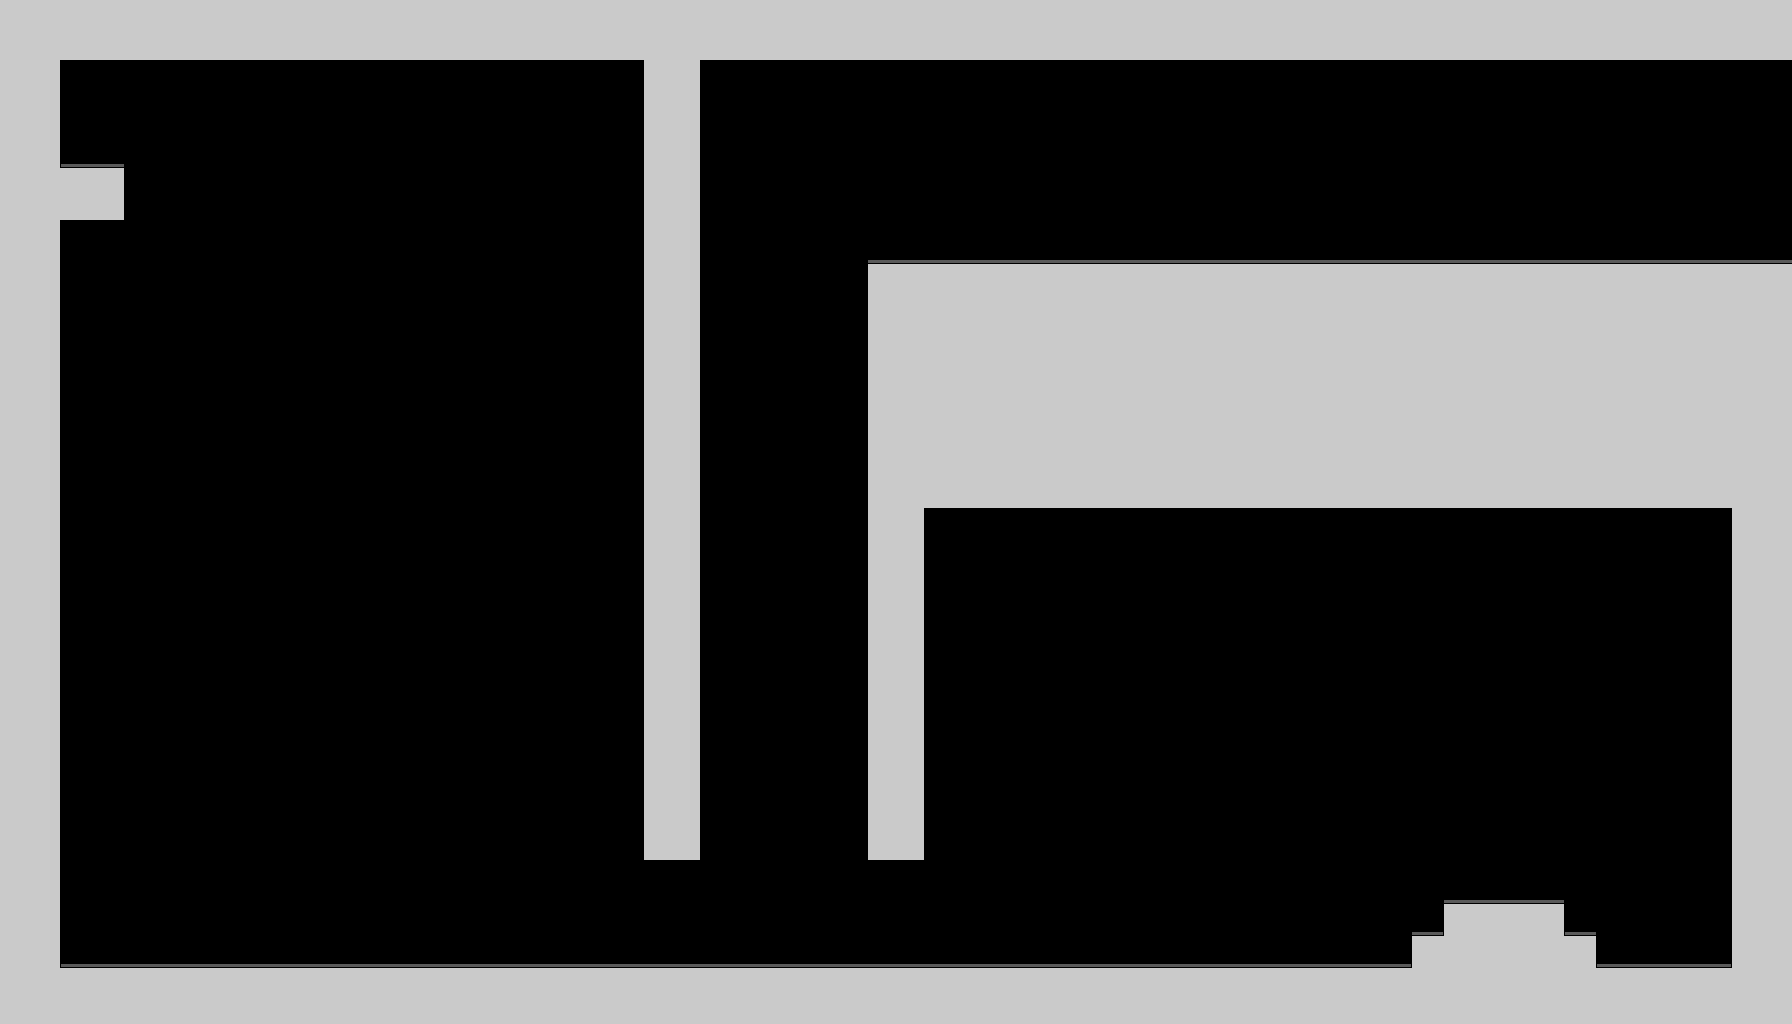

Tiled map render using the project's own tile images. Description and the whole map definition, tile-layer contents included, below:
An orthogonal 56x32 tile map with 32x32 px tiles, 1 tile layer (main-layer) and 6 objects (Player, background::Parallax, collectibles::Powerup, collectibles::GoldenToken, props::MessageSign, ...).

<map version="1.2" tiledversion="1.2.4" orientation="orthogonal" renderorder="right-down" width="56" height="32" tilewidth="32" tileheight="32" infinite="0" nextlayerid="4" nextobjectid="11">
 <properties>
  <property name="tileset" value="level1" />
 </properties>
 <tileset firstgid="1" name="tilemap1" tilewidth="32" tileheight="32" tilecount="40" columns="5">
  <image source="tilemap1.png" width="160" height="256" />
  <terraintypes>
   <terrain name="terrain" tile="-1" />
  </terraintypes>
  <tile id="0" terrain=",,,0" />
  <tile id="1" terrain=",,0,0" />
  <tile id="2" terrain=",,0," />
  <tile id="3" terrain=",0,0,0" />
  <tile id="4" terrain="0,,0,0" />
  <tile id="5" terrain=",0,,0" />
  <tile id="6" terrain="0,0,0,0" />
  <tile id="7" terrain="0,,0," />
  <tile id="8" terrain="0,0,,0" />
  <tile id="9" terrain="0,0,0," />
  <tile id="10" terrain=",0,," />
  <tile id="11" terrain="0,0,," />
  <tile id="12" terrain="0,,," />
 </tileset>
 <layer id="1" name="main-layer" width="56" height="32">
  <data encoding="csv">
7,7,7,7,7,7,7,7,7,7,7,7,7,7,7,7,7,7,7,7,7,7,7,7,7,7,7,7,7,7,7,7,7,7,7,7,7,7,7,7,7,7,7,7,7,7,7,7,7,7,7,7,7,7,7,7,
7,10,12,12,12,12,12,12,12,12,12,12,12,12,12,12,12,12,12,12,9,10,12,12,12,12,12,12,12,12,12,12,12,12,12,12,12,12,12,12,12,12,12,12,12,12,12,12,12,12,12,12,12,12,12,12,
7,8,0,0,0,0,0,0,0,0,0,0,0,0,0,0,0,0,0,0,6,8,0,0,0,0,0,0,0,0,0,0,0,0,0,0,0,0,0,0,0,0,0,0,0,0,0,0,0,0,0,0,0,0,0,0,
7,8,0,0,0,0,0,0,0,0,0,0,0,0,0,0,0,0,0,0,6,8,0,0,0,0,0,0,0,0,0,0,0,0,0,0,0,0,0,0,0,0,0,0,0,0,0,0,0,0,0,0,0,0,0,0,
7,8,0,0,0,0,0,0,0,0,0,0,0,0,0,0,0,0,0,0,6,8,0,0,0,0,0,0,0,0,0,0,0,0,0,0,0,0,0,0,0,0,0,0,0,0,0,0,0,0,0,0,0,0,0,0,
7,5,2,3,0,0,0,0,0,0,0,0,0,0,0,0,0,0,0,0,6,8,0,0,0,0,0,0,0,0,0,0,0,0,0,0,0,0,0,0,0,0,0,0,0,0,0,0,0,0,0,0,0,0,0,0,
7,10,12,13,0,0,0,0,0,0,0,0,0,0,0,0,0,0,0,0,6,8,0,0,0,0,0,0,0,0,0,0,0,0,0,0,0,0,0,0,0,0,0,0,0,0,0,0,0,0,0,0,0,0,0,0,
7,8,0,0,0,0,0,0,0,0,0,0,0,0,0,0,0,0,0,0,6,8,0,0,0,0,0,0,0,0,0,0,0,0,0,0,0,0,0,0,0,0,0,0,0,0,0,0,0,0,0,0,0,0,0,0,
7,8,0,0,0,0,0,0,0,0,0,0,0,0,0,0,0,0,0,0,6,8,0,0,0,0,0,1,2,2,2,2,2,2,2,2,2,2,2,2,2,2,2,2,2,2,2,2,2,2,2,2,2,2,2,2,
7,8,0,0,0,0,0,0,0,0,0,0,0,0,0,0,0,0,0,0,6,8,0,0,0,0,0,6,7,7,7,7,7,7,7,7,7,7,7,7,7,7,7,7,7,7,7,7,7,7,7,7,7,7,7,7,
7,8,0,0,0,0,0,0,0,0,0,0,0,0,0,0,0,0,0,0,6,8,0,0,0,0,0,6,7,7,7,7,7,7,7,7,7,7,7,7,7,7,7,7,7,7,7,7,7,7,7,7,7,7,7,7,
7,8,0,0,0,0,0,0,0,0,0,0,0,0,0,0,0,0,0,0,6,8,0,0,0,0,0,6,7,7,7,7,7,7,7,7,7,7,7,7,7,7,7,7,7,7,7,7,7,7,7,7,7,7,7,7,
7,8,0,0,0,0,0,0,0,0,0,0,0,0,0,0,0,0,0,0,6,8,0,0,0,0,0,6,7,7,7,7,7,7,7,7,7,7,7,7,7,7,7,7,7,7,7,7,7,7,7,7,7,7,7,7,
7,8,0,0,0,0,0,0,0,0,0,0,0,0,0,0,0,0,0,0,6,8,0,0,0,0,0,6,7,7,7,7,7,7,7,7,7,7,7,7,7,7,7,7,7,7,7,7,7,7,7,7,7,7,7,7,
7,8,0,0,0,0,0,0,0,0,0,0,0,0,0,0,0,0,0,0,6,8,0,0,0,0,0,6,7,7,7,7,7,7,7,7,7,7,7,7,7,7,7,7,7,7,7,7,7,7,7,7,7,7,7,7,
7,8,0,0,0,0,0,0,0,0,0,0,0,0,0,0,0,0,0,0,6,8,0,0,0,0,0,6,10,12,12,12,12,12,12,12,12,12,12,12,12,12,12,12,12,12,12,12,12,12,12,12,12,12,9,7,
7,8,0,0,0,0,0,0,0,0,0,0,0,0,0,0,0,0,0,0,6,8,0,0,0,0,0,6,8,0,0,0,0,0,0,0,0,0,0,0,0,0,0,0,0,0,0,0,0,0,0,0,0,0,6,7,
7,8,0,0,0,0,0,0,0,0,0,0,0,0,0,0,0,0,0,0,6,8,0,0,0,0,0,6,8,0,0,0,0,0,0,0,0,0,0,0,0,0,0,0,0,0,0,0,0,0,0,0,0,0,6,7,
7,8,0,0,0,0,0,0,0,0,0,0,0,0,0,0,0,0,0,0,6,8,0,0,0,0,0,6,8,0,0,0,0,0,0,0,0,0,0,0,0,0,0,0,0,0,0,0,0,0,0,0,0,0,6,7,
7,8,0,0,0,0,0,0,0,0,0,0,0,0,0,0,0,0,0,0,6,8,0,0,0,0,0,6,8,0,0,0,0,0,0,0,0,0,0,0,0,0,0,0,0,0,0,0,0,0,0,0,0,0,6,7,
7,8,0,0,0,0,0,0,0,0,0,0,0,0,0,0,0,0,0,0,6,8,0,0,0,0,0,6,8,0,0,0,0,0,0,0,0,0,0,0,0,0,0,0,0,0,0,0,0,0,0,0,0,0,6,7,
7,8,0,0,0,0,0,0,0,0,0,0,0,0,0,0,0,0,0,0,6,8,0,0,0,0,0,6,8,0,0,0,0,0,0,0,0,0,0,0,0,0,0,0,0,0,0,0,0,0,0,0,0,0,6,7,
7,8,0,0,0,0,0,0,0,0,0,0,0,0,0,0,0,0,0,0,6,8,0,0,0,0,0,6,8,0,0,0,0,0,0,0,0,0,0,0,0,0,0,0,0,0,0,0,0,0,0,0,0,0,6,7,
7,8,0,0,0,0,0,0,0,0,0,0,0,0,0,0,0,0,0,0,6,8,0,0,0,0,0,6,8,0,0,0,0,0,0,0,0,0,0,0,0,0,0,0,0,0,0,0,0,0,0,0,0,0,6,7,
7,8,0,0,0,0,0,0,0,0,0,0,0,0,0,0,0,0,0,0,6,8,0,0,0,0,0,6,8,0,0,0,0,0,0,0,0,0,0,0,0,0,0,0,0,0,0,0,0,0,0,0,0,0,6,7,
7,8,0,0,0,0,0,0,0,0,0,0,0,0,0,0,0,0,0,0,6,8,0,0,0,0,0,6,8,0,0,0,0,0,0,0,0,0,0,0,0,0,0,0,0,0,0,0,0,0,0,0,0,0,6,7,
7,8,0,0,0,0,0,0,0,0,0,0,0,0,0,0,0,0,0,0,11,13,0,0,0,0,0,11,13,0,0,0,0,0,0,0,0,0,0,0,0,0,0,0,0,0,0,0,0,0,0,0,0,0,6,7,
7,8,0,0,0,0,0,0,0,0,0,0,0,0,0,0,0,0,0,0,0,0,0,0,0,0,0,0,0,0,0,0,0,0,0,0,0,0,0,0,0,0,0,0,0,0,0,0,0,0,0,0,0,0,6,7,
7,8,0,0,0,0,0,0,0,0,0,0,0,0,0,0,0,0,0,0,0,0,0,0,0,0,0,0,0,0,0,0,0,0,0,0,0,0,0,0,0,0,0,0,0,1,2,2,3,0,0,0,0,0,6,7,
7,8,0,0,0,0,0,0,0,0,0,0,0,0,0,0,0,0,0,0,0,0,0,0,0,0,0,0,0,0,0,0,0,0,0,0,0,0,0,0,0,0,0,0,1,4,7,7,5,3,0,0,0,0,6,7,
7,5,2,2,2,2,2,2,2,2,2,2,2,2,2,2,2,2,2,2,2,2,2,2,2,2,2,2,2,2,2,2,2,2,2,2,2,2,2,2,2,2,2,2,4,7,7,7,7,5,2,2,2,2,4,7,
7,7,7,7,7,7,7,7,7,7,7,7,7,7,7,7,7,7,7,7,7,7,7,7,7,7,7,7,7,7,7,7,7,7,7,7,7,7,7,7,7,7,7,7,7,7,7,7,7,7,7,7,7,7,7,7
</data>
 </layer>
 <objectgroup id="2" name="object-layer">
  <object id="1" name="player" type="Player" x="96" y="896" width="64" height="64" />
  <object id="2" name="background" type="background::Parallax" x="402" y="496">
   <properties>
    <property name="factor" type="float" value="0.5" />
    <property name="name" type="file" value="background1.png" />
   </properties>
  </object>
  <object id="4" name="powerup1" type="collectibles::Powerup" x="1480" y="840" width="48" height="48">
   <properties>
    <property name="level" type="int" value="1" />
   </properties>
  </object>
  <object id="8" name="golden-token0" type="collectibles::GoldenToken" x="72" y="104" width="48" height="48">
   <properties>
    <property name="id" type="int" value="0" />
   </properties>
   <ellipse />
  </object>
  <object id="9" name="sign1" type="props::MessageSign" x="480" y="960">
   <properties>
    <property name="message-formatter" value="room1-00-sign1" />
   </properties>
  </object>
 </objectgroup>
 <objectgroup id="3" name="warp-layer">
  <object id="7" name="0 -&gt; 1.0" type="right" x="1728" y="64" width="64" height="192" />
 </objectgroup>
</map>
